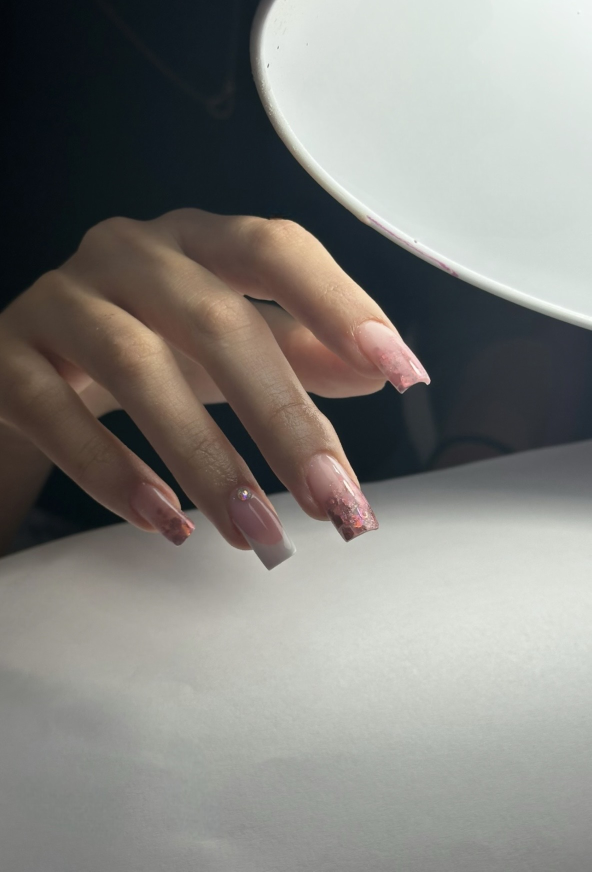
#> input picture media/sorgenti/lavoro-01-rosa-glitter-strass.jpg, 1183 x 1743 px (shown at 1/2 size); its folder holds 8 pictures in this run
$ python immagini.py
#> lines starting #> are read from the running program, lines starting #| are printed output that depends on the picture
# Prepara le immagini del sito (WebP + JPEG in più larghezze) a partire dalle foto originali.
# Uso: python3 scripts/immagini.py   (serve Pillow)
# Le foto di partenza sono in media/sorgenti/ (quelle del locale già senza persone).
from pathlib import Path
from PIL import Image, ImageOps

root = Path(__file__).resolve().parent.parent
src = root / "media" / "sorgenti"
out = root / "assets" / "img"
out.mkdir(parents=True, exist_ok=True)

def salva(im, nome, larghezze, q=80):
    im = ImageOps.exif_transpose(im).convert("RGB")
    for w in larghezze:
        r = im if im.width <= w else im.resize((w, round(im.height * w / im.width)), Image.LANCZOS)
        r.save(out / f"{nome}-{w}.webp", "WEBP", quality=q, method=6)
        if w == larghezze[0]:
            r.save(out / f"{nome}-{w}.jpg", "JPEG", quality=q, optimize=True, progressive=True)
        print(f"{nome}-{w}: {r.width}x{r.height}")

LAVORI = {
    "lavoro-01-rosa-glitter-strass": None,
    # via i pollici in alto (unghia rovinata) e parte del tavolo in basso
    "lavoro-02-french-farfalle-blu": (0, 470, 1175, 1560),
    "lavoro-03-bianco-latte-ballerina": None,
    "lavoro-04-tema-mare": None,
    "lavoro-05-french-leopardata": None,
    "lavoro-06-rosa-fiocchi-fiore": None,
}
for nome, box in LAVORI.items():
    im = Image.open(src / f"{nome}.jpg")
#> im is the input picture: PIL image 1183x1743 RGB; mean R, G, B 131.4, 130.2, 125.9
    if box: im = im.crop(box)
    salva(im, nome, [640, 1080])
#> the loop in salva, `for w in larghezze:` made 2 passes
#> pass 1, in salva, `r = im if im.width <= w else im.resize((w, round(im.height * w / im.wi..`:
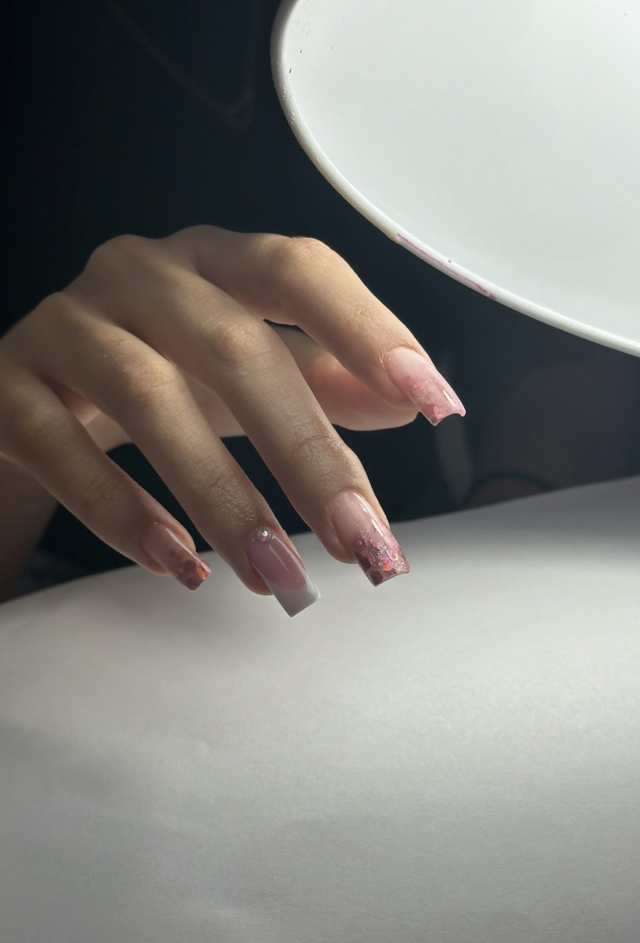
#> r: PIL image 640x943 RGB; mean R, G, B 131.4, 130.2, 125.9
#> (the run stopped early here; a loop or call above may not have finished)
